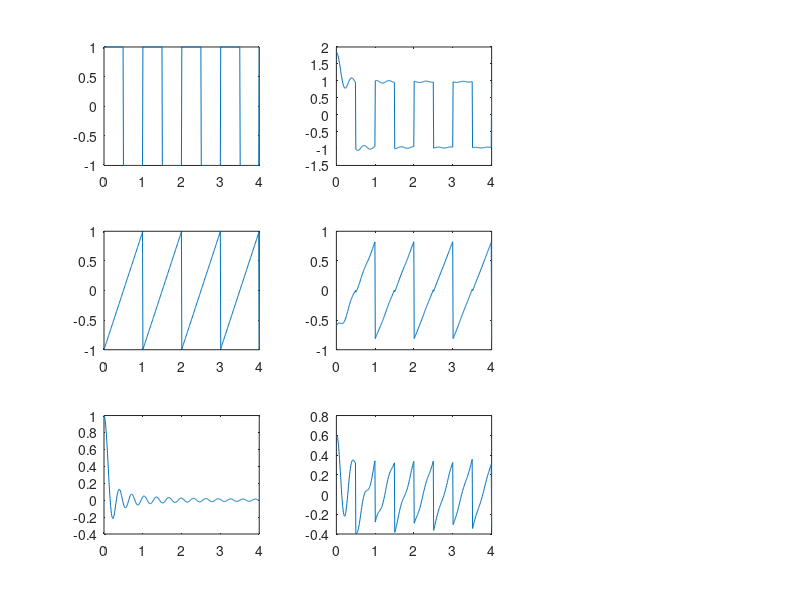

Write MATLAB code to recreate this figure. (Note: this script raises an error after producing the figure.)
% Done by: Vishnu P S
% Reads 3 waveforms; Mixes them; Later try separate them using fastICA

clc
clear

amplitude = 1;         
f = 1;
num_cycles = 4;        
sampling_rate = 100;   

t = linspace(0, num_cycles/f, num_cycles * sampling_rate);

y1 = amplitude * square(2 * pi * f * t);
y2 = amplitude * sawtooth(2 * pi * f * t);
y3 = amplitude * sinc(2 * pi * f * t);

figure;
subplot(3,3,1)
plot(t, y1)
subplot(3,3,4)
plot(t, y2)
subplot(3,3,7)
plot(t, y3)

A = rand(3,3);
S = [y1;y2;y3];
X = A * S;

subplot(3,3,2)
plot(t, X(1,:))
subplot(3,3,5)
plot(t, X(2,:))
subplot(3,3,8)
plot(t, X(3,:))

s1 = fastICA(X);

subplot(3,3,3)
plot(t, s1(1,:))
subplot(3,3,6)
plot(t, s1(2,:))
subplot(3,3,9)
plot(t, s1(3,:))
